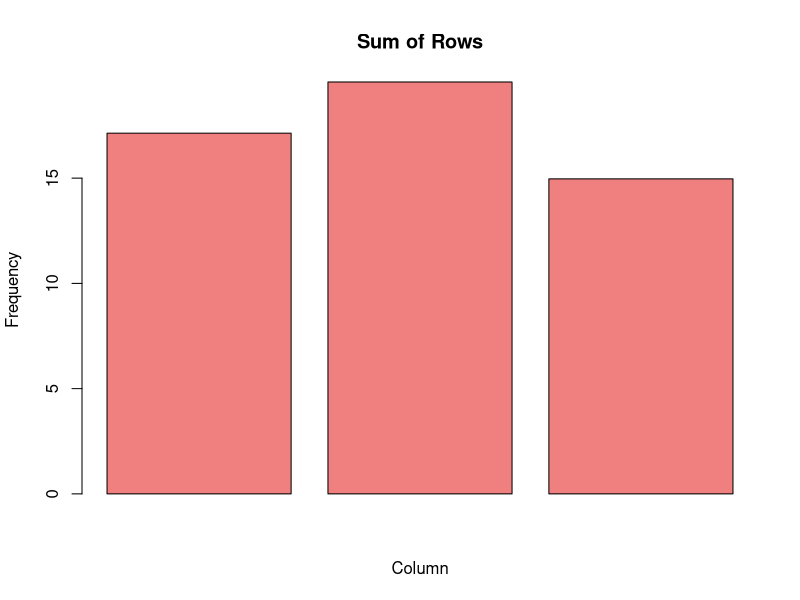
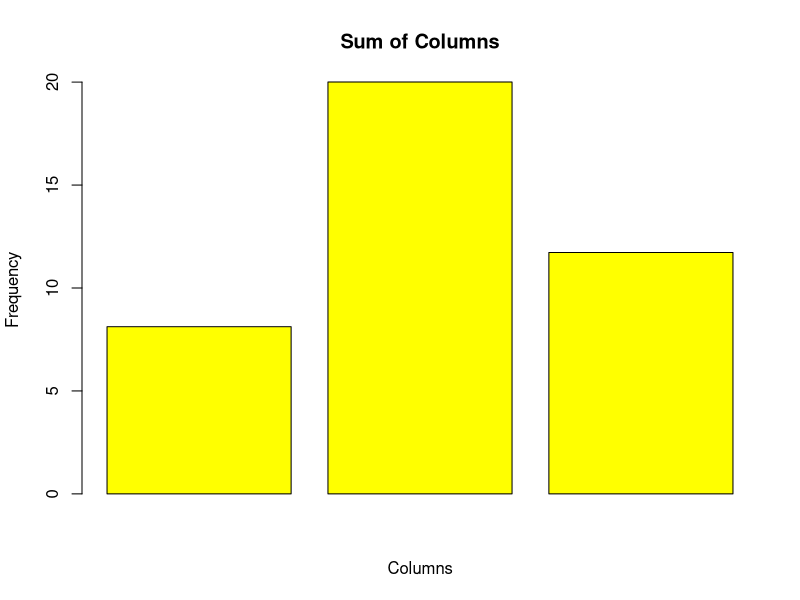
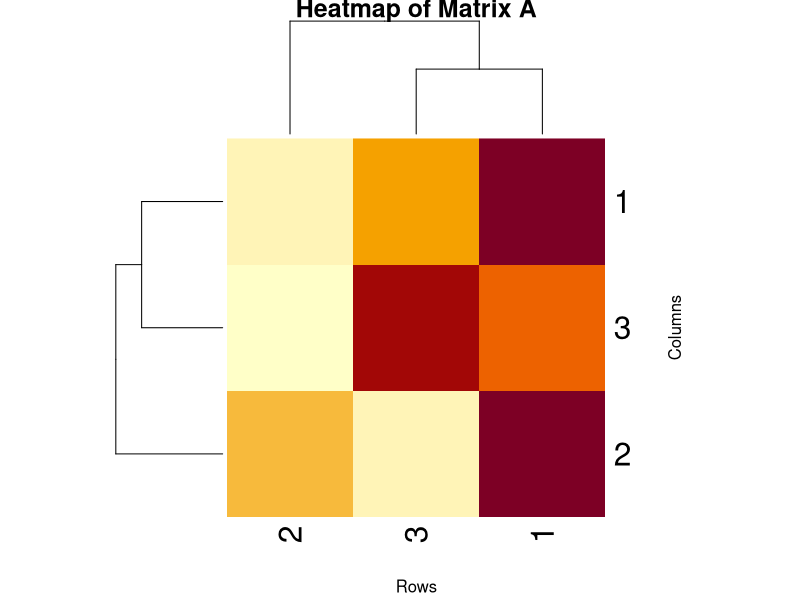

Generate these figures, in order, with R:
library(ggplot2)

matrix_A=matrix(runif(9,min = 1,max=10),nrow=3,ncol=3)
matrix_B=matrix(runif(9,min=1,max=10),nrow=3,ncol=3)

cat("Matrix A:",matrix_A,"\n")
cat("Matrix B:",matrix_B,"\n")

matrix_sum<-matrix_A+matrix_B
cat("Matrix sum:",matrix_sum,"\n")

scalar<-6
matrix_mul_sclar=matrix_A*scalar
cat("Scalar multipluication ",matrix_mul_sclar,"\n")

cat("Transpose of matrix A ",t(matrix_A),"\n")

cat("Hadamard multiplication ",matrix_A*matrix_B,"\n")

cat("Matrix multiplication of A and B is ",matrix_A%*%matrix_B,"\n")

cat("Sum of matrix A",sum(matrix_A),"\n")
cat("Mean of matrix A",mean(matrix_A),"\n")
cat("SD of matrix A",sd(matrix_A),"\n")




rows_sum<-rowSums(matrix_A)
barplot(rows_sum,main="Sum of Rows",xlab="Column",ylab="Frequency",col = "lightcoral")
col_sums<-colSums(matrix_B)
barplot(col_sums,main="Sum of Columns",xlab="Columns",ylab="Frequency",col = "yellow")
heatmap(matrix_A,main="Heatmap of Matrix A",xlab="Rows",ylab="Columns")
